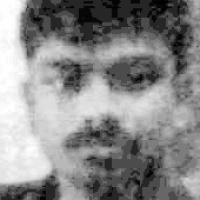
#> input picture data/faces/779/User.779.001.jpg, 200 x 200 px, given in place of the camera
$ python qr_attendance.py
#> lines starting #> are read from the running program, lines starting #| are printed output that depends on the picture; after the words box and inside, x2 and y2 are one past the last pixel; in counts of white or black regions, pixels touching at a corner belong together
### config.py
import os
import logging
from pathlib import Path

# Load environment variables from .env if present
try:
    from dotenv import load_dotenv
    load_dotenv()
except ImportError:
    pass

# Base Paths
BASE_DIR = Path(__file__).resolve().parent
DATA_DIR = BASE_DIR / "data"
QR_DIR = DATA_DIR / "qr"
FACES_DIR = DATA_DIR / "faces"
MODEL_DIR = DATA_DIR / "model"
PRIVATE_DIR = DATA_DIR / "private"
BACKUP_DIR = BASE_DIR / "backups"
DB_PATH = DATA_DIR / "attendance.db"
MODEL_PATH = MODEL_DIR / "trainer.yml"
HAAR_CASCADE_PATH = BASE_DIR / "haarcascade_frontalface_default.xml"
LOG_FILE = DATA_DIR / "app.log"

# Ensure all critical directories exist
for directory in [DATA_DIR, QR_DIR, FACES_DIR, MODEL_DIR, PRIVATE_DIR, BACKUP_DIR]:
    directory.mkdir(parents=True, exist_ok=True)

# Security Configuration via Environment Variables
SECRET_KEY = os.environ.get("SECRET_KEY", "smartattend-prod-secret-984729487-key")
QR_SECRET_SALT = os.environ.get("QR_SECRET_SALT", SECRET_KEY)
SESSION_COOKIE_HTTPONLY = True
# SameSite=None + Secure=True enables seamless authentication when embedded in cross-origin iframes (e.g. GitHub Pages)
SESSION_COOKIE_SAMESITE = os.environ.get("SESSION_COOKIE_SAMESITE", "None")
SESSION_COOKIE_SECURE = os.environ.get("SESSION_COOKIE_SECURE", "1").lower() in ("1", "true", "yes")
PERMANENT_SESSION_LIFETIME = 86400 # 24 hours


# Server Host and Debug Settings (Production debug is OFF by default)
HOST = os.environ.get("HOST", "0.0.0.0")
PORT = int(os.environ.get("PORT", 5000))
FLASK_DEBUG = os.environ.get("FLASK_DEBUG", "0").lower() in ("1", "true", "yes")

# Default Application Settings
DEFAULT_SETTINGS = {
    "app_name": "SmartAttend",
    "face_confidence_threshold": "60",
    "camera_index": "0",
    "recognition_cooldown": "5",
    "samples_per_student": "30"
}

# Logging Setup
logging.basicConfig(
    level=logging.INFO,
    format="%(asctime)s [%(levelname)s] %(name)s: %(message)s",
    handlers=[
        logging.FileHandler(str(LOG_FILE), encoding="utf-8"),
        logging.StreamHandler()
    ]
)
logger = logging.getLogger("smartattend")

### database.py
import sqlite3
import shutil
import threading
import os
import random
from datetime import datetime, date
from pathlib import Path
from typing import Optional, Dict, List, Any, Tuple
from contextlib import contextmanager

from config import DB_PATH, DEFAULT_SETTINGS, QR_DIR, FACES_DIR, BACKUP_DIR, logger
import security

@contextmanager
def db_session():
    """Context manager for SQLite connections that ensures commit, foreign key enforcement, and clean close."""
    conn = sqlite3.connect(str(DB_PATH), check_same_thread=False)
    conn.row_factory = sqlite3.Row
    conn.execute("PRAGMA foreign_keys = ON;")
    try:
        yield conn
        conn.commit()
    except Exception:
        conn.rollback()
        raise
    finally:
        conn.close()

# [6 lines left out: function get_db_connection, not called in this run]

def init_db():
    """Initialize database tables, unique indexes, migrations, default settings, and default admin user."""
    DB_PATH.parent.mkdir(parents=True, exist_ok=True)
    BACKUP_DIR.mkdir(parents=True, exist_ok=True)

    with db_session() as conn:
        cursor = conn.cursor()

        # 1. Users Table (Admin authentication)
        cursor.execute("""
            CREATE TABLE IF NOT EXISTS users (
                id INTEGER PRIMARY KEY AUTOINCREMENT,
                full_name TEXT NOT NULL DEFAULT '',
                username TEXT UNIQUE NOT NULL,
                email TEXT UNIQUE,
                password_hash TEXT NOT NULL,
                role TEXT NOT NULL DEFAULT 'admin',
                created_at TEXT NOT NULL
            );
        """)

        # Schema migration: check if 'full_name' or 'email' column exists in existing users table
        cursor.execute("PRAGMA table_info(users);")
        user_cols = [col[1] for col in cursor.fetchall()]
        if "full_name" not in user_cols and len(user_cols) > 0:
            cursor.execute("ALTER TABLE users ADD COLUMN full_name TEXT NOT NULL DEFAULT '';")
        if "email" not in user_cols and len(user_cols) > 0:
            cursor.execute("ALTER TABLE users ADD COLUMN email TEXT DEFAULT '';")

        # 2. Students Table
        cursor.execute("""
            CREATE TABLE IF NOT EXISTS students (
                id INTEGER PRIMARY KEY AUTOINCREMENT,
                name TEXT NOT NULL,
                roll_no TEXT UNIQUE NOT NULL,
                student_id_code INTEGER,
                created_at TEXT NOT NULL
            );
        """)

        # Schema migration: check if 'student_id_code' column exists in existing students table
        cursor.execute("PRAGMA table_info(students);")
        student_cols = [col[1] for col in cursor.fetchall()]
        if "student_id_code" not in student_cols and len(student_cols) > 0:
            cursor.execute("ALTER TABLE students ADD COLUMN student_id_code INTEGER;")
            cursor.execute("UPDATE students SET student_id_code = id WHERE student_id_code IS NULL OR student_id_code = 0;")

        # 2b. Student ID History Table (Tracks ownership, released queue, and recycling)
        cursor.execute("""
            CREATE TABLE IF NOT EXISTS student_id_history (
                id INTEGER PRIMARY KEY AUTOINCREMENT,
                student_id_code INTEGER NOT NULL,
                internal_student_id INTEGER,
                student_name TEXT NOT NULL,
                roll_no TEXT NOT NULL,
                event TEXT NOT NULL,
                assigned_date TEXT NOT NULL,
                released_date TEXT DEFAULT '',
                status TEXT NOT NULL,
                previous_owner TEXT DEFAULT '',
                current_owner TEXT DEFAULT ''
            );
        """)

        # 3. Attendance Table
        cursor.execute("""
            CREATE TABLE IF NOT EXISTS attendance (
                id INTEGER PRIMARY KEY AUTOINCREMENT,
                student_id INTEGER NOT NULL,
                method TEXT NOT NULL,
                date TEXT NOT NULL DEFAULT '',
                date_time TEXT NOT NULL,
                FOREIGN KEY (student_id) REFERENCES students(id) ON DELETE CASCADE
            );
        """)

        # Schema migration: check if 'date' column exists in existing attendance table
        cursor.execute("PRAGMA table_info(attendance);")
        columns = [col[1] for col in cursor.fetchall()]
        if "date" not in columns and len(columns) > 0:
            cursor.execute("ALTER TABLE attendance ADD COLUMN date TEXT NOT NULL DEFAULT '';")
            cursor.execute("UPDATE attendance SET date = substr(date_time, 1, 10) WHERE date = '' OR date IS NULL;")

        # 4. Settings Table
        cursor.execute("""
            CREATE TABLE IF NOT EXISTS settings (
                key TEXT PRIMARY KEY,
                value TEXT NOT NULL
            );
        """)

        # 5. Database-Level Unique Constraint / Indexes for strict attendance & auth integrity
        cursor.execute("CREATE UNIQUE INDEX IF NOT EXISTS idx_unique_student_date ON attendance(student_id, date);")
        cursor.execute("CREATE INDEX IF NOT EXISTS idx_attendance_student_id ON attendance(student_id);")
        cursor.execute("CREATE INDEX IF NOT EXISTS idx_attendance_date ON attendance(date);")
        cursor.execute("CREATE INDEX IF NOT EXISTS idx_attendance_method ON attendance(method);")
        cursor.execute("CREATE INDEX IF NOT EXISTS idx_students_roll ON students(roll_no);")
        cursor.execute("CREATE INDEX IF NOT EXISTS idx_students_code ON students(student_id_code);")
        cursor.execute("CREATE INDEX IF NOT EXISTS idx_student_id_hist_status ON student_id_history(status);")
        cursor.execute("CREATE INDEX IF NOT EXISTS idx_student_id_hist_code ON student_id_history(student_id_code);")
        cursor.execute("CREATE UNIQUE INDEX IF NOT EXISTS idx_users_username ON users(username);")
        cursor.execute("CREATE UNIQUE INDEX IF NOT EXISTS idx_users_email ON users(email) WHERE email IS NOT NULL AND email != '';")

        # 6. Default Admin User creation if none exists
        admin = cursor.execute("SELECT id FROM users WHERE username = 'admin';").fetchone()
        if not admin:
            default_pw_hash = security.hash_password("admin123")
            now_str = datetime.now().strftime("%Y-%m-%d %H:%M:%S")
            cursor.execute(
                "INSERT INTO users (full_name, username, email, password_hash, role, created_at) VALUES (?, ?, ?, ?, ?, ?);",
                ("System Administrator", "admin", "admin@smartattend.local", default_pw_hash, "admin", now_str)
            )
            logger.info("Initialized default administrator account (username: admin)")
        else:
            cursor.execute("UPDATE users SET full_name = 'System Administrator' WHERE (full_name = '' OR full_name IS NULL) AND username = 'admin';")

        # 7. Populate default settings if not present
        for key, val in DEFAULT_SETTINGS.items():
            cursor.execute("INSERT OR IGNORE INTO settings (key, value) VALUES (?, ?);", (key, val))

# ==========================================
# USER & AUTHENTICATION HELPERS
# ==========================================

# [85 lines left out: functions get_user_by_username, get_user_by_email, get_user_by_username_or_email, get_user_by_id, verify_user_credentials, create_admin_user, not called in this run]

def create_user(username: str, password: str, role: str = "admin") -> Tuple[bool, str]:
    return create_admin_user("Administrator", username, f"{username}@smartattend.local", password, role)[:2]

# [7 lines left out: function get_all_admin_users, not called in this run]

# In-memory caches for high-performance camera loops
_settings_cache: Dict[str, str] = {}
_student_cache: Dict[int, Dict[str, Any]] = {}
_student_roll_cache: Dict[str, Dict[str, Any]] = {}
_cache_lock = threading.Lock()

# [813 lines left out: functions invalidate_student_cache, get_setting, set_setting, get_all_settings, get_next_available_student_id, add_student and 16 more, not called in this run]

### scripts/qr_attendance.py
import sys
from pathlib import Path

# Add project root to path
sys.path.insert(0, str(Path(__file__).resolve().parent.parent))

import cv2
import argparse
import time
import database
import qr_engine

def main():
    parser = argparse.ArgumentParser(description="SmartAttend - Real-Time QR Code Attendance Scanner")
    parser.add_argument("--camera", type=int, default=0, help="Camera index (default: 0)")
    args = parser.parse_args()

    database.init_db()
#> (the call stopped at in init_db, `default_pw_hash = security.hash_password("admin123")`: security is not available in this run)

    print("=" * 60)
    print(" SmartAttend — Real-Time QR Attendance Scanner")
    print(" Show student QR card to camera. Press 'q' or ESC to exit.")
    print("=" * 60)

    cap = cv2.VideoCapture(args.camera)
    if not cap.isOpened():
        print(f"[ERROR] Could not open camera #{args.camera}.")
        return

    detector = cv2.QRCodeDetector()
    last_event_msg = "Ready. Hold student QR code in front of camera."
    last_scan_time = 0

    try:
        while True:
            ret, frame = cap.read()
#> frame is the input picture: shape (200, 200, 3); min 0, max 255, mean 136.7
            if not ret:
                print("[ERROR] Failed to read frame.")
                break

            frame = cv2.flip(frame, 1)
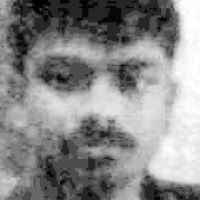
#> frame: shape (200, 200, 3); min 0, max 255, mean 136.7
            h, w = frame.shape[:2]
#> h = 200; w = 200

            # Draw targeting reticle
            cx, cy = w // 2, h // 2
#> cx = 100; cy = 100
            box_size = 240
            cv2.rectangle(frame, (cx - box_size//2, cy - box_size//2),
                                 (cx + box_size//2, cy + box_size//2), (255, 255, 0), 1)

            try:
                data, bbox, _ = detector.detectAndDecode(frame)
#> data = ''
                if data and bbox is not None:
                    # Draw polygon
                    points = bbox.astype(int).reshape(-1, 2)
                    for i in range(len(points)):
                        pt1 = tuple(points[i])
                        pt2 = tuple(points[(i + 1) % len(points)])
                        cv2.line(frame, pt1, pt2, (0, 255, 0), 3)

                    now = time.time()
                    if now - last_scan_time > 1.5:
                        last_scan_time = now
                        res = qr_engine.process_qr_attendance(data)
                        last_event_msg = res["message"]
                        print(f"[{res.get('status', 'SCANNED')}] {res['message']}")
            except Exception as e:
                print(f"QR decode error: {e}")

            # Status banner at top
            cv2.rectangle(frame, (0, 0), (frame.shape[1], 40), (20, 20, 20), -1)
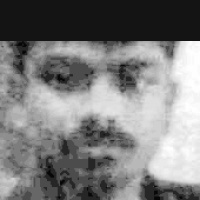
#> frame: shape (200, 200, 3); min 2, max 255, mean 124.2
            cv2.putText(frame, last_event_msg[:70], (10, 28),
                        cv2.FONT_HERSHEY_SIMPLEX, 0.55, (255, 255, 255), 1, cv2.LINE_AA)
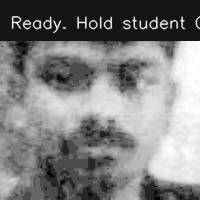
#> frame: shape (200, 200, 3); 3% of pixels changed, all inside (x1, y1, x2, y2) = (11, 15, 200, 34)

            cv2.imshow("SmartAttend - QR Attendance Scanner", frame)
            key = cv2.waitKey(1) & 0xFF
#> (key q is pressed here)
            if key == ord('q') or key == 27:
                break
    finally:
        cap.release()
        cv2.destroyAllWindows()
    print("[INFO] QR attendance scanner closed.")

if __name__ == "__main__":
    main()

$ run again, on data/faces/779/User.779.004.jpg
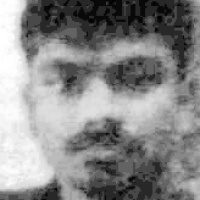
#> input picture data/faces/779/User.779.004.jpg, 200 x 200 px, given in place of the camera
#> in main, frame is the input picture: shape (200, 200, 3); min 0, max 255, mean 136.1
#> in main, `frame = cv2.flip(frame, 1)`:
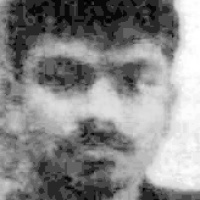
#> frame: shape (200, 200, 3); min 0, max 255, mean 136.1
#> data = ''
#> in main, `cv2.putText(frame, last_event_msg[:70], (10, 28), cv2.FONT_HERSHEY_SIM..`:
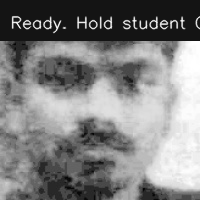
#> frame: shape (200, 200, 3); min 2, max 255, mean 127.7
